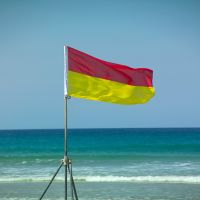
#> input picture Images/Images/45.jpg, 200 x 200 px; the run also reads 1 picture not shown here
$ jupyter execute --allow-errors Indexation_couleur.ipynb
#> lines starting #> are read from the running program, lines starting #| are printed output that depends on the picture; after the words box and inside, x2 and y2 are one past the last pixel; in counts of white or black regions, pixels touching at a corner belong together
### Lecture d'une image RGB

On peut commencer par afficher une des images et voir à quoi elle ressemble

[cell 1]
import matplotlib.pyplot as plt

# affichage de l'image 45

img = plt.imread('Images/Images/45.jpg')
#> img is the input picture: shape (200, 200, 3); mean R, G, B 107.4, 152.8, 162
plt.imshow(img)

[cell 2]
img.shape # dimension de l'image : 200x200 sur 3 canaux (RGB)
#> Out = (200, 200, 3)

### Impact de la quantification

Nous allons quantifier l'image : il s'agit d'un sous-échantillonnage sur les 2 bits de poids forts pour chaque composante.

On utilisera la fonction *bitwise_and* de *numpy* afin d'accéder à la valeur d'un bit.

Exemple : pour récupérer la valeur du 1er bit de poids fort (bit7 --> $2^7$ = $128$) du nombre n : np.*bitwise_and(n,$128$)* renverra $0$ ou $128$.

[cell 3]
import numpy as np

img_quanti = np.bitwise_and(img,192) # 192 car les valeurs des bits de poids poids sont 128 et 64
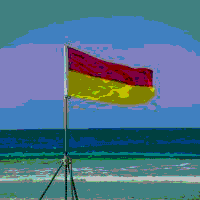
#> img_quanti: shape (200, 200, 3); mean R, G, B 77.6, 116, 138.3
plt.imshow(img_quanti)

On remarque que les couleurs sont plus marqué sur l'image. On a plus de dégradés, les transitions sont nettes car seules 4 valeurs par canal sont conservées.

[cell 4]
np.unique(img_quanti) # affiche chaque unique occurence des valeurs
#> Out = [0, 64, 128, 192]

### Calcul du rmse

Calculons l'erreur quadratique moyenne entre l'image de départ et l'image quantifiée

[cell 5]
rmse = np.sqrt(np.mean((np.float32(img_quanti) - np.float32(img))**2))
#> rmse = 36.28
rmse
#> Out = 36.28

On a un RMSE de $36.28$, cela indique une perte importante de qualité par rapport à l’image originale, ce qui est cohérent avec une quantification sur les 2 bits de poids fort.

### 2. Quantification de la couleur

Nous allons maintenant écrire une fonction qui va effectuer cette opération sur chaque image.
Concrètement, pour chaque image *img* une image quantifiée *img_quantifie* à 2 dimensions contenant des valeurs entre 0 ou 63 sera créée à partir des 2 bits de poids forts de chacune des composantes couleurs.
2 bits pour le Rouge, 2 bits pour le Vert et 2 bits pour le Bleu : 6 bits soit 64 valeurs possibles.

Pour cela j'ai choisi ici l'ordre *RGB* (Rouge, Vert, Bleu) mais on aurait très bien pu utiliser *GBR* par exemple.

[cell 6]
def quantification(img):
    bit7_rouge = (np.bitwise_and(img[:,:,0],128)/128)*2**5
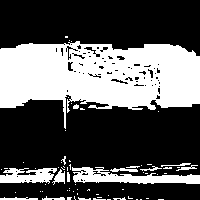
#> bit7_rouge: shape (200, 200) float64; values 0 (black) and 32 (white), 34.8% white; 68 white regions (53 under 20 px), largest, box (x1, y1, x2, y2) and area: (0, 41, 200, 129) 11397, (72, 167, 200, 184) 1159, (0, 168, 57, 184) 619
    bit6_rouge = (np.bitwise_and(img[:,:,0],64)/64)*2**4
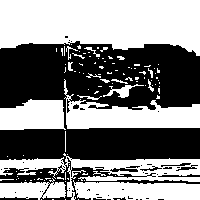
#> bit6_rouge: shape (200, 200) float64; values 0 (black) and 16 (white), 51.7% white; 51 black regions (41 under 20 px), largest, box (x1, y1, x2, y2) and area: (0, 41, 200, 200) 18784, (0, 197, 38, 200) 78, (158, 174, 200, 177) 75
    bit7_vert = (np.bitwise_and(img[:,:,1],128)/128)*2**3
#> bit7_vert: shape (200, 200) float64; values 0 (black) and 8 (white), 81.3% white; 21 black regions (17 under 20 px), largest, box (x1, y1, x2, y2) and area: (0, 96, 200, 200) 5490, (67, 46, 153, 87) 1690, (0, 155, 64, 162) 191, (39, 162, 64, 200) 77
    bit6_vert = (np.bitwise_and(img[:,:,1],64)/64)*2**2
#> bit6_vert: shape (200, 200) float64; values 0 (black) and 4 (white), 18.6% white; 99 white regions (93 under 20 px), largest, box (x1, y1, x2, y2) and area: (0, 94, 200, 200) 6732, (75, 80, 132, 100) 261, (64, 46, 67, 95) 95, (68, 58, 87, 75) 42, (149, 73, 155, 92) 31, (92, 90, 100, 95) 22
    bit7_bleu = (np.bitwise_and(img[:,:,2],128)/128)*2**1
#> bit7_bleu: shape (200, 200) float64; values 0 (black) and 2 (white), 79.1% white; 40 black regions (37 under 20 px), largest, box (x1, y1, x2, y2) and area: (0, 46, 200, 200) 7774, (0, 154, 64, 165) 434, (187, 195, 200, 200) 32
    bit6_bleu = (np.bitwise_and(img[:,:,2],64)/64)*2**0
#> bit6_bleu: shape (200, 200) float64; values 0 (black) and 1 (white), 58% white; 64 black regions (50 under 20 px), largest, box (x1, y1, x2, y2) and area: (0, 0, 200, 49) 5063, (65, 50, 200, 132) 3043, (0, 152, 71, 200) 2329
    img = bit7_rouge+bit6_rouge+bit7_vert+bit6_vert+bit7_bleu+bit6_bleu
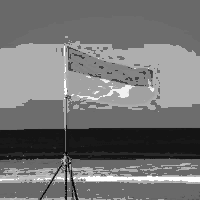
#> img: shape (200, 200) float64; min 0, max 63, mean 28.8; drawn with min black and max white
    return img

# application de la fonction
q_img = quantification(img)


np.unique(q_img)
#> Out = 39 values from 0 to 63

On a bien $64$ valeurs entre $0$ et $63$

[cell 7]
len(np.unique(q_img
              ))
#> Out = 39

### Histo

Nous allons maintenant indexer cette image quantifiée par son histogramme de couleur.

[cell 8]
def histogramme(img):
    histogramme = [0]*64  # 64 cases initialisées à zéro

    # parcours des pixels et comptage des occurences
    for i in range(img.shape[0]):
        for j in range(img.shape[1]):
            val = int(img[i, j])
            histogramme[val] += 1  # incrémentation
#> after the loop, histogramme = 64 values, max 10381 at index 26, min 0 at index 2, mean 625

    return histogramme

[cell 9]
print(histogramme(q_img))
#> (printed output is left out)

[cell 10]
# affichage de l'histogramme

plt.bar(np.arange(64), histogramme(q_img))
#> figure, not shown here; tallest bar 10381 high, from x = 25.6 to 26.4

### 5. Indexation

Nous allons maintenant applique le processus d'indexation sur chaque image

[cell 11]
import os

def indexation(path):
#> called with path = 'Images/Images'
    fichiers = [f for f in os.listdir(path)]
    images = []
    for f in fichiers:
        img = plt.imread(os.path.join(path, f))
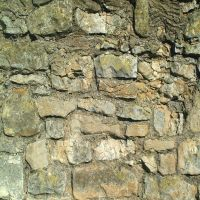
#> input picture Images/Images/01.jpg, 200 x 200 px
#> img is the input picture: shape (200, 200, 3); mean R, G, B 150, 145.7, 112.3
        images.append(img)

    histogrammes = []
#> histogrammes = []
    for i in range(len(images)):
        histogramme_img = histogramme(quantification(images[i]))
        histogrammes.append(histogramme_img)
#> this loop made 4 passes
#> pass 1, in quantification (call 2), `bit6_vert = (np.bitwise_and(img[:,:,1],64)/64)*2**2`:
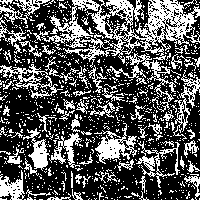
#> bit6_vert: shape (200, 200) float64; values 0 (black) and 4 (white), 34.4% white in thin lines or dots
    return histogrammes

On peut maintenant choisir une image et renvoyer les 5 images les plus similaires.
On utilisera une similarité basé sur une fonction de distance du type intersection d'histogrammes sur les histogrammes en couleur issus de l'indexation.

[cell 12]
chemin = 'Images/Images' # chemin vers le répertoire
histogrammes = indexation(chemin) # indexation des images

[cell 13]
# fonction de similarité basé sur l'intersection d'histogrammes

def similarite(histogrammes, num_image):
    hist_ref = np.array(histogrammes[num_image - 1])
    similarites = {}  # dictionnaire : {indice_image: similarité avec l'image num_image}

    for i in range(len(histogrammes)):
        if i != (num_image - 1):
            hist_i = np.array(histogrammes[i])
            sim = np.sum(np.minimum(hist_ref, hist_i))
            similarites[i] = sim

    return similarites

Mise en application

[cell 14]
num_image = int(input("Entrez un numéro d'image: "))
#> the answer given: 3

[cell 15]
liste_similarite = similarite(histogrammes, num_image)

# trie de la liste de similarité dans l'ordre décroissant
plus_fortes = sorted(liste_similarite.items(), key=lambda x: x[1], reverse=True)
top10 = plus_fortes[:5] # 5 images les plus similaires à l'image num_image
indices_simi = []
for idx, val in top10:
    indices_simi.append(idx+1)
    print(f"Image {idx+1} : similarité = {val:.2f}")

On peut ensuite afficher l'image en question puis les images similaires

#> (a cell that did not finish here is left out)

Les images similaires

[cell 17]
cols = 5
#> cols = 5
rows = 1
figure = plt.figure(figsize=(10, 5))
plt.suptitle(f"Les {5} images les plus similaires à l'image {num_image}")

#> (the rest of this cell did not finish here and is left out)

L'image la plus similaire, l'image 14 est très similaire à l'image 15. Il s'agit peut être même d'une photo du même toit.

##### **On peut maintenant refaire le même processus en faisant un sous-échantillonnage sur les 3 bits de poids forts pour chaque composante.**

[cell 18]
def quantification3(img):
    bit7_rouge = (np.bitwise_and(img[:,:,0],128)/128)*2**8
#> bit7_rouge: shape (200, 200) float64; values 0 (black) and 256 (white), 74% white; 458 black regions (420 under 20 px), largest, box (x1, y1, x2, y2) and area: (0, 0, 200, 107) 5907, (0, 57, 75, 99) 592, (153, 86, 190, 129) 328
    bit6_rouge = (np.bitwise_and(img[:,:,0],64)/64)*2**7
#> bit6_rouge: shape (200, 200) float64; values 0 (black) and 128 (white), 37.6% white in thin lines or dots
    bit5_rouge = (np.bitwise_and(img[:,:,0],32)/32)*2**6
#> bit5_rouge: shape (200, 200) float64; values 0 (black) and 64 (white), 49.4% white in thin lines or dots
    bit7_vert = (np.bitwise_and(img[:,:,1],128)/128)*2**5
#> bit7_vert: shape (200, 200) float64; values 0 (black) and 32 (white), 71.6% white; 473 black regions (432 under 20 px), largest, box (x1, y1, x2, y2) and area: (0, 0, 200, 132) 6153, (0, 57, 75, 99) 581, (0, 0, 56, 25) 425
    bit6_vert = (np.bitwise_and(img[:,:,1],64)/64)*2**4
#> bit6_vert: shape (200, 200) float64; values 0 (black) and 16 (white), 34.4% white in thin lines or dots
    bit5_vert = (np.bitwise_and(img[:,:,1],32)/32)*2**3
#> bit5_vert: shape (200, 200) float64; values 0 (black) and 8 (white), 51.4% white; black in thin lines or dots
    bit7_bleu = (np.bitwise_and(img[:,:,2],128)/128)*2**2
#> bit7_bleu: shape (200, 200) float64; values 0 (black) and 4 (white), 37.1% white; 624 white regions (570 under 20 px), largest, box (x1, y1, x2, y2) and area: (0, 114, 135, 200) 5032, (32, 93, 152, 123) 1297, (76, 8, 121, 34) 566
    bit6_bleu = (np.bitwise_and(img[:,:,2],64)/64)*2**1
#> bit6_bleu: shape (200, 200) float64; values 0 (black) and 2 (white), 52.7% white; 577 black regions (539 under 20 px), largest, box (x1, y1, x2, y2) and area: (0, 62, 152, 200) 7714, (51, 0, 200, 179) 6199, (176, 136, 200, 178) 560
    bit5_bleu = (np.bitwise_and(img[:,:,2],32)/32)*2**0
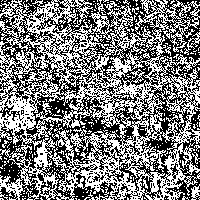
#> bit5_bleu: shape (200, 200) float64; values 0 (black) and 1 (white), 49% white in thin lines or dots
    img = bit7_rouge+bit6_rouge+bit5_rouge+bit7_vert+bit6_vert+bit5_vert+bit7_bleu+bit6_bleu+bit5_bleu
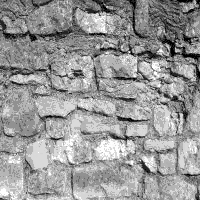
#> img: shape (200, 200) float64; min 0, max 511, mean 304.7; drawn with min black and max white
    return img

# application de la fonction
q_img = quantification3(img)


np.unique(q_img)

[cell 19]
def histogramme3(img):
    histogramme = [0]*512  # 64 cases initialisées à zéro

    # parcours des pixels et comptage des occurences
    for i in range(img.shape[0]):
        for j in range(img.shape[1]):
            val = int(img[i, j])
            histogramme[val] += 1  # incrémentation
#> after the loop, histogramme = 512 values, max 8193 at index 291, min 0 at index 1, mean 78.12

    return histogramme

[cell 20]
def indexation3(path):
    fichiers = [f for f in os.listdir(path)]
    images = []
    for f in fichiers:
        img = plt.imread(os.path.join(path, f))
        images.append(img)

    histogrammes = []
    for i in range(len(images)):
        histogramme_img = histogramme3(quantification3(images[i]))
        histogrammes.append(histogramme_img)
    return histogrammes

[cell 21]
plt.bar(np.arange(512), histogramme3(q_img), )
plt.title("Histogramme quantification 3 bits")
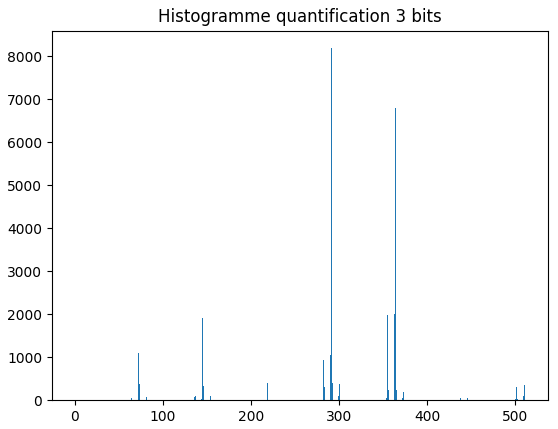
#> figure drawn by matplotlib, 1 panel; tallest bar 8193 high, from x = 290.6 to 291.4

[cell 22]
histogrammes3 = indexation3(chemin) # indexation des images
#> in indexation3, `histogrammes = []`: histogrammes = []
#> the loop in indexation3, `for i in range(len(images)):` made 4 passes
#> pass 2, in quantification3 (call 3), `bit7_vert = (np.bitwise_and(img[:,:,1],128)/128)*2**5`:
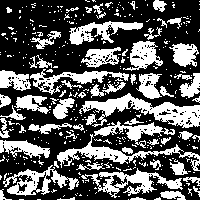
#> bit7_vert: shape (200, 200) float64; values 0 (black) and 32 (white), 36% white; 384 white regions (320 under 20 px), largest, box (x1, y1, x2, y2) and area: (79, 93, 200, 128) 1589, (57, 134, 200, 171) 1076, (81, 168, 183, 198) 1030

On garde la même image que précédemment (n° 15)

Calcul des similarités

[cell 23]
liste_similarite3 = similarite(histogrammes3, num_image)

# trie de la liste de similarité dans l'ordre décroissant
plus_fortes_3b = sorted(liste_similarite3.items(), key=lambda x: x[1], reverse=True)
top10_3b = plus_fortes_3b[:5] # 5 images les plus similaires à l'image num_image

print("5 images les plus similaires à l'image 15 avec un echantillonage sur 2 bits\n")
for idx, val in top10:
    print(f"Image {idx+1} : similarité = {val:.2f}")

print("\n\n5 images les plus similaires à l'image 15 avec un echantillonage sur 2 bits")
indices_simi_3b = []
for idx, val in top10_3b:
    indices_simi_3b.append(idx+1)
    print(f"Image {idx+1} : similarité = {val:.2f}")
